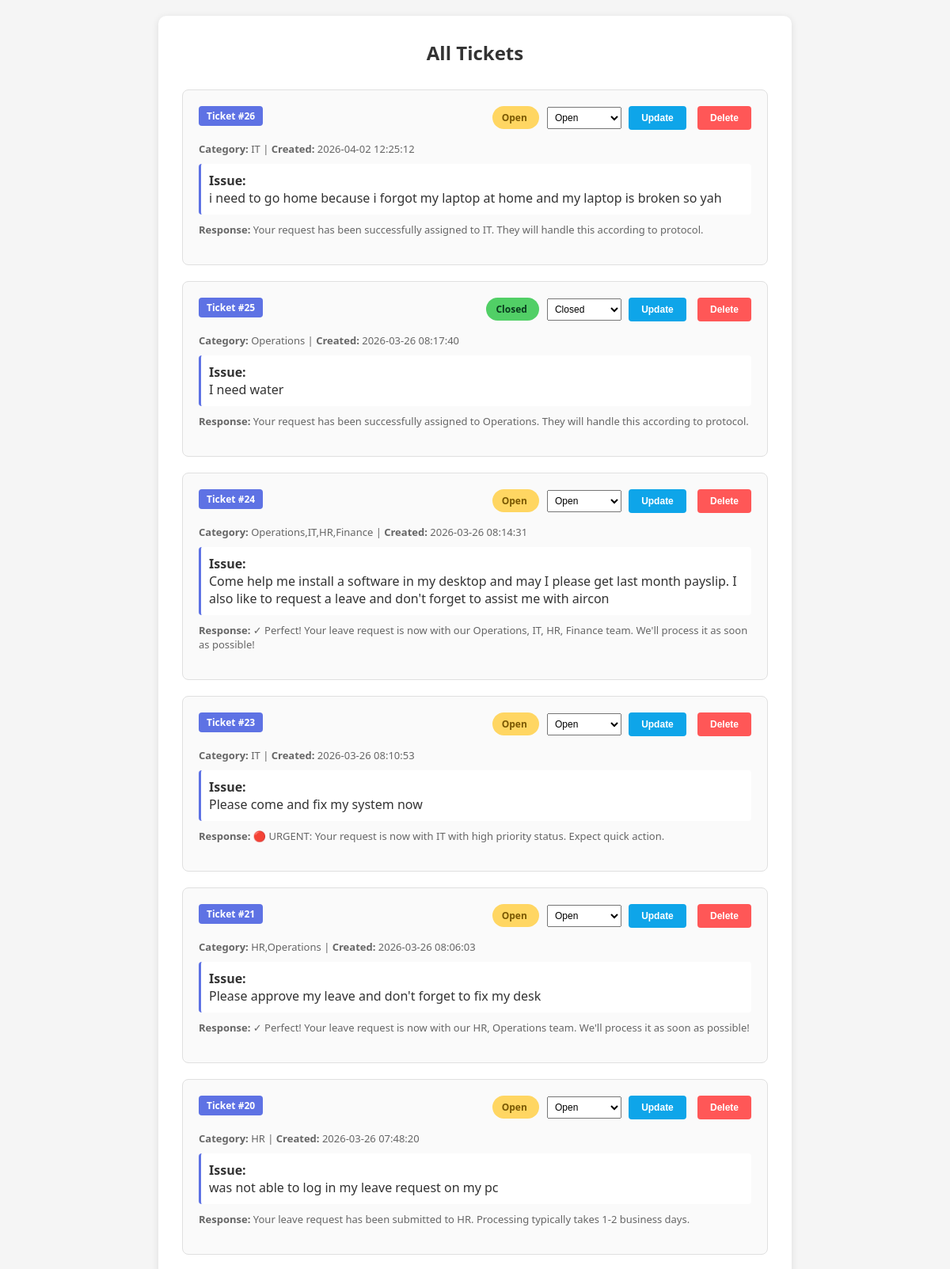
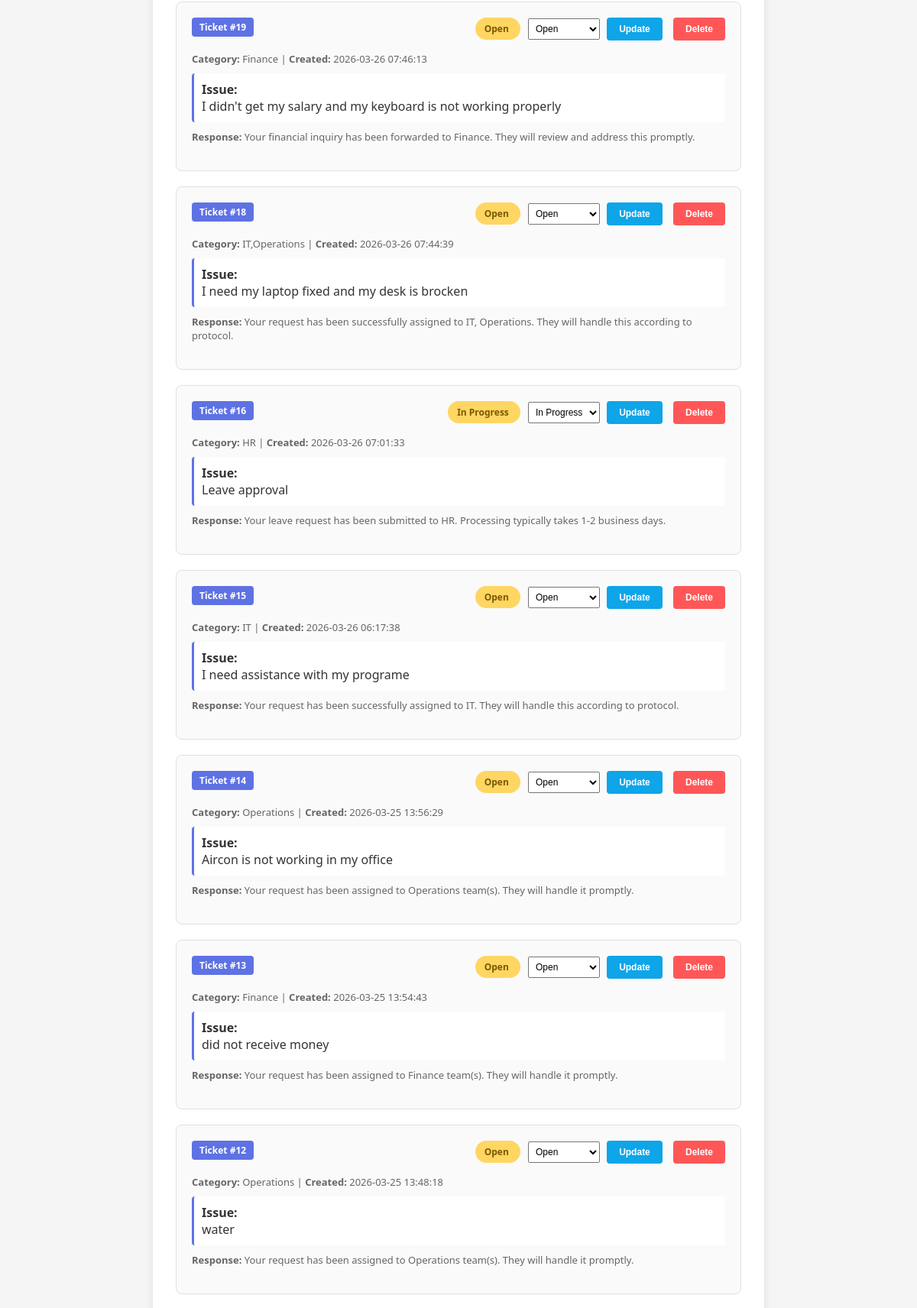
/view (signed in, upper part), run on the app's committed database (2 pictures, top to bottom).
### tables this page shows
CREATE TABLE tickets (
        id INTEGER PRIMARY KEY AUTOINCREMENT,
        ticket_text TEXT,
        category TEXT,
        tone TEXT,
        response TEXT,
        user_id INTEGER,
        status TEXT DEFAULT 'Open',
        created_at TIMESTAMP DEFAULT CURRENT_TIMESTAMP,
        FOREIGN KEY (user_id) REFERENCES users(id)
    );

### app.py (the view)
@app.route("/view")
@login_required
def view():
    conn = get_db()
    cursor = conn.cursor()
    try:
        if session['role'] == 'admin':
            cursor.execute("SELECT * FROM tickets ORDER BY created_at DESC")
        else:
            cursor.execute("SELECT * FROM tickets WHERE user_id = ? ORDER BY created_at DESC", (session['user_id'],))
        tickets = cursor.fetchall()
    except sqlite3.DatabaseError as db_err:
        conn.close()
        return render_template("view.html", tickets=[], role=session.get('role', 'user'), error=str(db_err))
    conn.close()
    return render_template("view.html", tickets=tickets, role=session.get('role', 'user'))

### app.py (called while the page is built)
def login_required(f):
    @wraps(f)
    def decorated_function(*args, **kwargs):
        if 'user_id' not in session:
            return redirect(url_for('login'))
        return f(*args, **kwargs)
    return decorated_function

def get_db():
    conn = sqlite3.connect(DB_PATH)
    conn.row_factory = sqlite3.Row
    return conn

### templates/view.html (shortened to what this page needs)
<!DOCTYPE html>
<html>
<head>
</head>
<body>
    <div class="container">
        <h2>{% if role == 'admin' %}All Tickets{% else %}My Tickets{% endif %}</h2>
        {% if tickets %}
            {% for t in tickets %}
                <div class="ticket-item">
                    <div class="ticket-header">
                        <span class="ticket-id">Ticket #{{ t['id'] }}</span>
                        <div>
                            <span class="status-badge {% if t['status'] == 'Open' %}status-open{% elif t['status'] == 'Closed' %}status-closed{% else %}status-open{% endif %}">
                                {{ t['status'] }}
                            </span>
                            {% if role == 'admin' %}
                            <form method="POST" action="{{ url_for('update_status', ticket_id=t['id']) }}" style="display: inline; margin-left: 10px;">
                                <select name="status" style="padding: 5px; font-size:12px;">
                                    <option value="Open" {% if t['status'] == 'Open' %}selected{% endif %}>Open</option>
                                    <option value="In Progress" {% if t['status'] == 'In Progress' %}selected{% endif %}>In Progress</option>
                                    <option value="Closed" {% if t['status'] == 'Closed' %}selected{% endif %}>Closed</option>
                                </select>
                                <button type="submit" class="delete-btn" style="background-color:#0ea5e9; margin-left: 5px;">Update</button>
                            </form>
                            {% endif %}
                            <form method="POST" action="{{ url_for('delete_ticket', ticket_id=t['id']) }}" style="display: inline; margin-left: 10px;" onsubmit="return confirm('Are you sure you want to delete this ticket?')">
                                <button type="submit" class="delete-btn">Delete</button>
                            </form>
                        </div>
                    </div>
                    <div class="ticket-content">
                        <div class="ticket-meta">
                            <strong>Category:</strong> {{ t['category'] }} | <strong>Created:</strong> {{ t['created_at'] }}
                        </div>
                        <div class="ticket-text">
                            <strong>Issue:</strong><br>
                            {{ t['ticket_text'] }}
                        </div>
                        <div class="ticket-meta">
                            <strong>Response:</strong> {{ t['response'] }}
                        </div>
                    </div>
                </div>
            {% endfor %}
        {% endif %}
    </div>
</body>
</html>

### templates/view.html (style rules this page uses)
* { margin: 0; padding: 0; box-sizing: border-box; }
body { font-family: 'Segoe UI', Tahoma, Geneva, Verdana, sans-serif; background-color: #f5f5f5; padding: 20px; }
.container { max-width: 800px; margin: 0 auto; background: white; border-radius: 10px; box-shadow: 0 2px 10px rgba(0, 0, 0, 0.1); padding: 30px; }
h2 { color: #333; margin-bottom: 30px; text-align: center; }
.ticket-item { border: 1px solid #e0e0e0; border-radius: 8px; padding: 20px; margin-bottom: 20px; background-color: #fafafa; position: relative; }
.ticket-header { display: flex; justify-content: space-between; align-items: start; margin-bottom: 15px; }
.ticket-id { background-color: #5e72e4; color: white; padding: 4px 10px; border-radius: 4px; font-size: 12px; font-weight: 600; }
.status-badge { padding: 6px 12px; border-radius: 20px; font-size: 12px; font-weight: 600; }
.status-open { background-color: #ffd662; color: #7a5802; }
.status-closed { background-color: #51cf66; color: #0a3c1f; }
.ticket-content { margin-bottom: 15px; }
.ticket-text { color: #333; margin: 10px 0; padding: 10px; background-color: white; border-left: 3px solid #5e72e4; border-radius: 4px; }
.ticket-meta { color: #666; font-size: 13px; margin: 10px 0; }
.delete-btn { background-color: #ff5757; color: white; border: none; padding: 8px 16px; border-radius: 4px; cursor: pointer; font-size: 12px; font-weight: 600; transition: background-color 0.3s ease; }

### data on the page
tickets: id "26", status "Open", category "IT", created_at "2026-04-02 12:25:12", ticket_text "i need to go home because i forgot my laptop at home and my laptop is broken so yah", response "Your request has been successfully assigned to IT. They will handle this according to protocol."
tickets: id "25", status "Closed", category "Operations", created_at "2026-03-26 08:17:40", ticket_text "I need water", response "Your request has been successfully assigned to Operations. They will handle this according to protocol."
tickets: id "24", status "Open", category "Operations,IT,HR,Finance", created_at "2026-03-26 08:14:31", ticket_text "Come help me install a software in my desktop and may I please get last month payslip. I also like to request a leave and don't forget to assist me with aircon", response "✓ Perfect! Your leave request is now with our Operations, IT, HR, Finance team. We'll process it as soon as possible!"
tickets: id "23", status "Open", category "IT", created_at "2026-03-26 08:10:53", ticket_text "Please come and fix my system now", response "🔴 URGENT: Your request is now with IT with high priority status. Expect quick action."
tickets: id "21", status "Open", category "HR,Operations", created_at "2026-03-26 08:06:03", ticket_text "Please approve my leave and don't forget to fix my desk", response "✓ Perfect! Your leave request is now with our HR, Operations team. We'll process it as soon as possible!"
tickets: id "20", status "Open", category "HR", created_at "2026-03-26 07:48:20", ticket_text "was not able to log in my leave request on my pc", response "Your leave request has been submitted to HR. Processing typically takes 1-2 business days."
tickets: id "19", status "Open", category "Finance", created_at "2026-03-26 07:46:13", ticket_text "I didn't get my salary and my keyboard is not working properly", response "Your financial inquiry has been forwarded to Finance. They will review and address this promptly."
tickets: id "18", status "Open", category "IT,Operations", created_at "2026-03-26 07:44:39", ticket_text "I need my laptop fixed and my desk is brocken", response "Your request has been successfully assigned to IT, Operations. They will handle this according to protocol."
tickets: id "16", status "In Progress", category "HR", created_at "2026-03-26 07:01:33", ticket_text "Leave approval", response "Your leave request has been submitted to HR. Processing typically takes 1-2 business days."
tickets: id "15", status "Open", category "IT", created_at "2026-03-26 06:17:38", ticket_text "I need assistance with my programe", response "Your request has been successfully assigned to IT. They will handle this according to protocol."
tickets: id "14", status "Open", category "Operations", created_at "2026-03-25 13:56:29", ticket_text "Aircon is not working in my office", response "Your request has been assigned to Operations team(s). They will handle it promptly."
tickets: id "13", status "Open", category "Finance", created_at "2026-03-25 13:54:43", ticket_text "did not receive money", response "Your request has been assigned to Finance team(s). They will handle it promptly."
tickets: id "12", status "Open", category "Operations", created_at "2026-03-25 13:48:18", ticket_text "water", response "Your request has been assigned to Operations team(s). They will handle it promptly."
